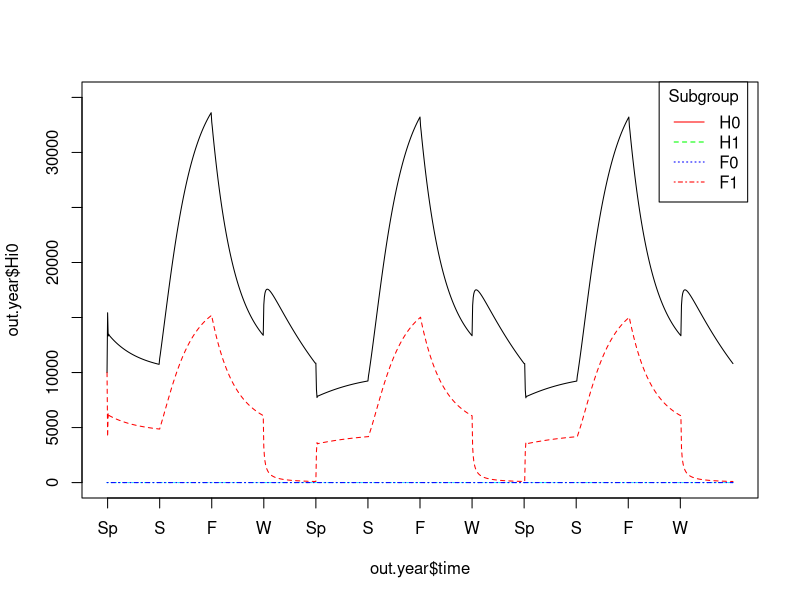
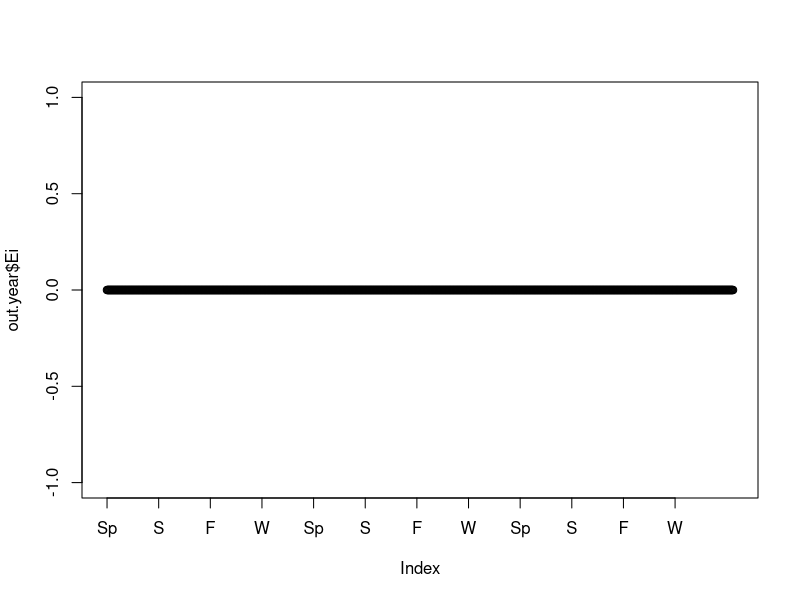

R code for these plots, in order:
## ---- chunk 1
library(deSolve)
parameters <- read.table("parameters.txt", sep="\t")
colnames(parameters) <- parameters[1,]
parameters <- parameters[2:nrow(parameters),]
## ---- chunk 2
parameters.spring <- c(b=500, κ=8000, σ1=0.25, σ2=1.5, η0=0, η1=0, ϕ0=0.08511, ϕ1=0.16936, α=0.55, γ=0.2061, δ=0.006570, α_t=0.14, λ=10000, n=2, p=1, 𝜉=8)
parameters.summer <- c(b=1500, κ=12000, σ1=0.25, σ2=1.5, η0=0, η1=0, ϕ0=0.08511, ϕ1=0.16936, α=0.12, γ=0.2835, δ=0.023300, α_t=0.14, λ=10000, n=2, p=0, 𝜉=8)
parameters.fall <- c(b=500, κ=8000, σ1=0.25, σ2=1.5, η0=0, η1=0, ϕ0=0.08511, ϕ1=0.16936, α=0.24, γ=0.2527, δ=0.015683, α_t=0.14, λ=10000, n=2, p=0, 𝜉=8)
parameters.winter <- c(b=0, κ=6000, σ1=0, σ2=1.5, η0=0.00649, η1=0.00649, ϕ0=0, ϕ1=0, α=0, γ=0, δ=0, α_t=0.14, λ=10000, n=2, p=0, 𝜉=8)

formula <- function(t,y,parms){
  with(as.list(c(y,parms)),{
    
          Hi <- Hi0 + Hi1
          Fi <- Fi0 + Fi1
          Zi <- Hi + Fi
    
          dHi0 = b*( ( (Zi)**n ) / (κ**n+(Zi)**n) ) -σ1 * Hi0+σ2 * (Fi/Zi) * Fi0 - η0 * Hi0 - α* Hi0* ( Ei / λ+Ei)

          dHi1 = -σ1 * Hi1 + σ2 * (Fi/Zi) * Fi1 -η1 * Hi1+ α * Hi0 * (Ei / (λ+Ei))

          dFi0 = σ1 * Hi0 - (σ2 * (Fi/Zi) +ϕ0) *Fi0

          dFi1 = σ1 * Hi1 - (σ2 * (Fi / Zi) + ϕ1) *Fi1
            
          dEi <- γ * Hi1 - δ * Ei - α_t * Hi * (Ei / λ + Ei)
          
          dEk <- max((1 - 𝜉* p) * Ek + p * 1 * Ei)
            
          return(list(c(dHi0, dHi1, dFi0, dFi1, dEi, dEk)))
       }
       )
}
state = c(Hi0=10**4, Hi1=0, Fi0=10**4, Fi1=0, Ei=0, Ek=0)
times <- seq(0, 364 / 4,  by = 1)

gen_formula <- function(state) {
  out.spring <- as.data.frame(ode(times = times, y = state, parms = parameters.spring, func = formula, method = "euler"))

  state <- c(Hi0=out.spring[nrow(out.spring), 2], Hi1=out.spring[nrow(out.spring), 3], Fi0=out.spring[nrow(out.spring), 4], Fi1=out.spring[nrow(out.spring), 5], Ei=out.spring[nrow(out.spring), 6], Ek=out.spring[nrow(out.spring), 7])
  out.summer <- as.data.frame(ode(times = times, y = state, parms = parameters.summer, func = formula, method = "euler"))

  state <- c(Hi0=out.summer[nrow(out.summer), 2], Hi1=out.summer[nrow(out.summer), 3], Fi0=out.summer[nrow(out.summer), 4], Fi1=out.summer[nrow(out.summer), 5], Ei=out.summer[nrow(out.summer), 6], Ek=out.summer[nrow(out.summer), 7])
  out.fall <- as.data.frame(ode(times = times, y = state, parms = parameters.fall, func = formula, method = "euler"))

  state <- c(Hi0=out.fall[nrow(out.fall), 2], Hi1=out.fall[nrow(out.fall), 3], Fi0=out.fall[nrow(out.fall), 4], Fi1=out.fall[nrow(out.fall), 5], Ei=out.fall[nrow(out.fall), 6], Ek=out.fall[nrow(out.fall), 7])
  out.winter <- as.data.frame(ode(times = times, y = state, parms = parameters.winter, func = formula, method = "euler"))  
  
  out.summer$time <- out.summer$time+ (364/4)
  out.fall$time <- out.fall$time + 2*(364/4)
  out.winter$time <- out.winter$time + 3*(364/4)
  
  out.year <- rbind(out.spring, out.summer, out.fall, out.winter)
  return(list(out.year, out.winter))
}

out.1 <- gen_formula(state)

out.winter <- as.data.frame(out.1[2])
state <- c(Hi0=out.winter[nrow(out.winter), 2], Hi1=out.winter[nrow(out.winter), 3], Fi0=out.winter[nrow(out.winter), 4], Fi1=out.winter[nrow(out.winter), 5], Ei=out.winter[nrow(out.winter), 6], Ek=out.winter[nrow(out.winter), 7])
out.2 <- gen_formula(state)

out.winter <- as.data.frame(out.2[1])
state <- c(Hi0=out.winter[nrow(out.winter), 2], Hi1=out.winter[nrow(out.winter), 3], Fi0=out.winter[nrow(out.winter), 4], Fi1=out.winter[nrow(out.winter), 5], Ei=out.winter[nrow(out.winter), 6], Ek=out.winter[nrow(out.winter), 7])
out.3 <- gen_formula(state)

out.1.frame <- as.data.frame(out.1[1])
out.2.frame <- as.data.frame(out.2[1])
out.3.frame <- as.data.frame(out.3[1])


out.2.frame$time <- out.2.frame$time + 365
out.3.frame$time <- out.3.frame$time + 2*365
out.year <- as.data.frame(rbind(out.1.frame, out.2.frame, out.3.frame))
#out.year$time <- c(1:nrow(out.year))

plot(out.year$time, out.year$Hi0, type="l", ylim=c(0, 35000), xaxt="n")
lines(out.year$time, out.year$Fi0, lty=2, col=rainbow(1))
lines(out.year$time, out.year$Hi1, lty=3, col=rainbow(2)[2])
lines(out.year$time, out.year$Fi1, lty=4, col=rainbow(3)[3])
axis(1, at=seq(from=1, to=364*3, by = 364 / 4), labels=c("Sp", "S", "F", "W", "Sp", "S", "F", "W", "Sp", "S", "F", "W"))
legend(965, 36400, legend = c("H0", "H1", "F0", "F1"), lty = c(1, 2, 3, 4), title = "Subgroup", xpd="NA", col=rainbow(3))
plot(out.year$Ei, xaxt="n")
axis(1, at=seq(from=1, to=364*3, by = 364 / 4), labels=c("Sp", "S", "F", "W", "Sp", "S", "F", "W", "Sp", "S", "F", "W"))
## ---- chunk 3
out.years <- data.frame()

index <- 1
out.winter.state <- 
while (index < 51) {
  index <- index + 1
  
  out.winter <- as.data.frame(out.2[1])
  state <- c(Hi0=out.winter[nrow(out.winter), 2], Hi1=out.winter[nrow(out.winter), 3], Fi0=out.winter[nrow(out.winter), 4], Fi1=out.winter[nrow(out.winter), 5], Ei=out.winter[nrow(out.winter), 6])
  
}
